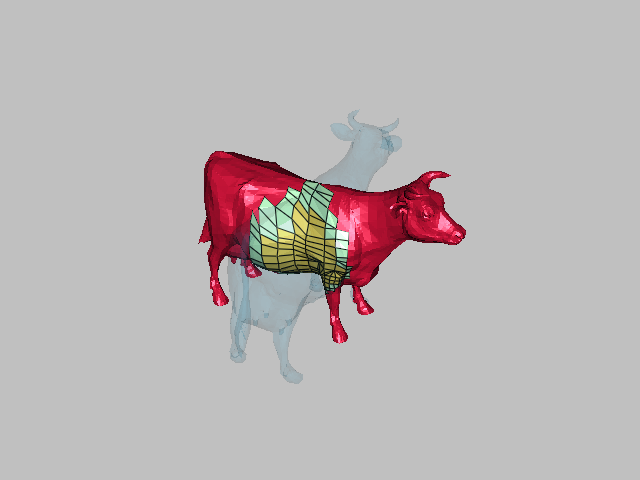

This figure's Python source:
#!/usr/bin/env python

# Classify cells of a cow mesh as inside, outside, or on the border of a
# rotated copy using vtkSelectEnclosedPoints and vtkMultiThreshold.

import os
from pathlib import Path

# Factory overrides: importing these modules registers the OpenGL rendering
# and interaction style implementations for vtkRenderingCore factory classes.
import vtkmodules.vtkInteractionStyle  # noqa: F401
import vtkmodules.vtkRenderingOpenGL2  # noqa: F401
# VTK pipeline classes used in this example
from vtkmodules.vtkCommonDataModel import vtkDataObject
from vtkmodules.vtkCommonTransforms import vtkTransform
from vtkmodules.vtkFiltersGeneral import (
    vtkMultiThreshold,
    vtkTransformPolyDataFilter,
)
from vtkmodules.vtkFiltersModeling import vtkSelectEnclosedPoints
from vtkmodules.vtkIOXML import vtkXMLPolyDataReader
from vtkmodules.vtkRenderingCore import (
    vtkActor,
    vtkDataSetMapper,
    vtkRenderWindow,
    vtkRenderWindowInteractor,
    vtkRenderer,
)

# Colors (normalized RGB)
crimson_rgb = (0.863, 0.078, 0.235)
banana_rgb = (0.890, 0.810, 0.340)
mint_rgb = (0.741, 0.988, 0.788)
peacock_rgb = (0.200, 0.631, 0.788)
silver_rgb = (0.753, 0.753, 0.753)

# Data file
data_dir = Path(os.environ.get("VPE_DATA_DIR", Path(__file__).parent))
cow_file = str(data_dir / "cow.vtp")

# Reader: load the cow mesh
reader = vtkXMLPolyDataReader()
reader.SetFileName(cow_file)
reader.Update()
polydata1 = reader.GetOutput()

# Generate a closed surface by rotating the cow 90 degrees about its Y axis
center = polydata1.GetCenter()
rotate_transform = vtkTransform()
rotate_transform.Translate(center[0], center[1], center[2])
rotate_transform.RotateY(90.0)
rotate_transform.Translate(-center[0], -center[1], -center[2])

transform_pd = vtkTransformPolyDataFilter()
transform_pd.SetTransform(rotate_transform)
transform_pd.SetInputData(polydata1)
transform_pd.Update()
polydata2 = transform_pd.GetOutput()

# Filter: mark points as inside (1) or outside (0) the closed surface
select = vtkSelectEnclosedPoints()
select.SetInputData(polydata1)
select.SetSurfaceData(polydata2)

# Filter: threshold into outside, inside, and border cell sets
threshold = vtkMultiThreshold()
outside_id = threshold.AddBandpassIntervalSet(
    0, 0,
    vtkDataObject.FIELD_ASSOCIATION_POINTS, "SelectedPoints",
    0, 1)
inside_id = threshold.AddBandpassIntervalSet(
    1, 1,
    vtkDataObject.FIELD_ASSOCIATION_POINTS, "SelectedPoints",
    0, 1)
border_id = threshold.AddIntervalSet(
    0, 1,
    vtkMultiThreshold.OPEN, vtkMultiThreshold.OPEN,
    vtkDataObject.FIELD_ASSOCIATION_POINTS, "SelectedPoints",
    0, 0)

threshold.SetInputConnection(select.GetOutputPort())
threshold.OutputSet(outside_id)
threshold.OutputSet(inside_id)
threshold.OutputSet(border_id)
threshold.Update()

# Mapper & Actor: outside cells (crimson)
outside_mapper = vtkDataSetMapper()
outside_mapper.SetInputData(threshold.GetOutput().GetBlock(outside_id).GetBlock(0))
outside_mapper.ScalarVisibilityOff()

outside_actor = vtkActor()
outside_actor.SetMapper(outside_mapper)
outside_actor.GetProperty().SetDiffuseColor(crimson_rgb)
outside_actor.GetProperty().SetSpecular(0.6)
outside_actor.GetProperty().SetSpecularPower(30)

# Mapper & Actor: inside cells (banana)
inside_mapper = vtkDataSetMapper()
inside_mapper.SetInputData(threshold.GetOutput().GetBlock(inside_id).GetBlock(0))
inside_mapper.ScalarVisibilityOff()

inside_actor = vtkActor()
inside_actor.SetMapper(inside_mapper)
inside_actor.GetProperty().SetDiffuseColor(banana_rgb)
inside_actor.GetProperty().SetSpecular(0.6)
inside_actor.GetProperty().SetSpecularPower(30)
inside_actor.GetProperty().EdgeVisibilityOn()

# Mapper & Actor: border cells (mint)
border_mapper = vtkDataSetMapper()
border_mapper.SetInputData(threshold.GetOutput().GetBlock(border_id).GetBlock(0))
border_mapper.ScalarVisibilityOff()

border_actor = vtkActor()
border_actor.SetMapper(border_mapper)
border_actor.GetProperty().SetDiffuseColor(mint_rgb)
border_actor.GetProperty().SetSpecular(0.6)
border_actor.GetProperty().SetSpecularPower(30)
border_actor.GetProperty().EdgeVisibilityOn()

# Mapper & Actor: translucent enclosing surface (peacock)
surface_mapper = vtkDataSetMapper()
surface_mapper.SetInputData(polydata2)
surface_mapper.ScalarVisibilityOff()

surface_actor = vtkActor()
surface_actor.SetMapper(surface_mapper)
surface_actor.GetProperty().SetDiffuseColor(peacock_rgb)
surface_actor.GetProperty().SetOpacity(0.1)

# Renderer
renderer = vtkRenderer()
renderer.AddActor(surface_actor)
renderer.AddActor(outside_actor)
renderer.AddActor(inside_actor)
renderer.AddActor(border_actor)
renderer.SetBackground(silver_rgb)
renderer.UseHiddenLineRemovalOn()

# Window: display the rendered scene
render_window = vtkRenderWindow()
render_window.AddRenderer(renderer)
render_window.SetWindowName("cells inside object")
render_window.SetMultiSamples(0)
render_window.SetSize(640, 480)

# Scene: configure the camera
renderer.GetActiveCamera().Azimuth(30)
renderer.GetActiveCamera().Elevation(30)
renderer.GetActiveCamera().Dolly(1.25)
renderer.ResetCamera()

# Interactor: handle mouse and keyboard events
render_window_interactor = vtkRenderWindowInteractor()
render_window_interactor.SetRenderWindow(render_window)

# Launch the interactive visualization
render_window.Render()
render_window_interactor.Start()
